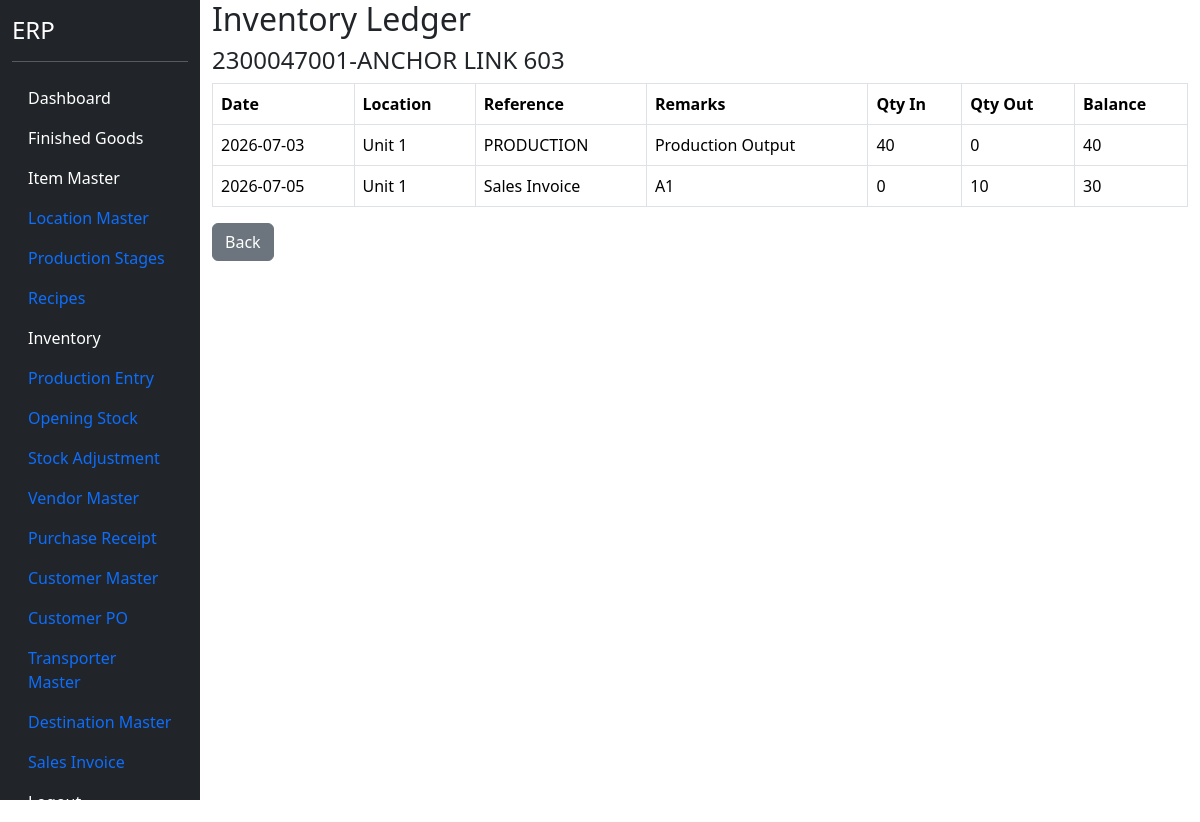
/inventory/17 (signed in), run on an earlier commit of the app's database.
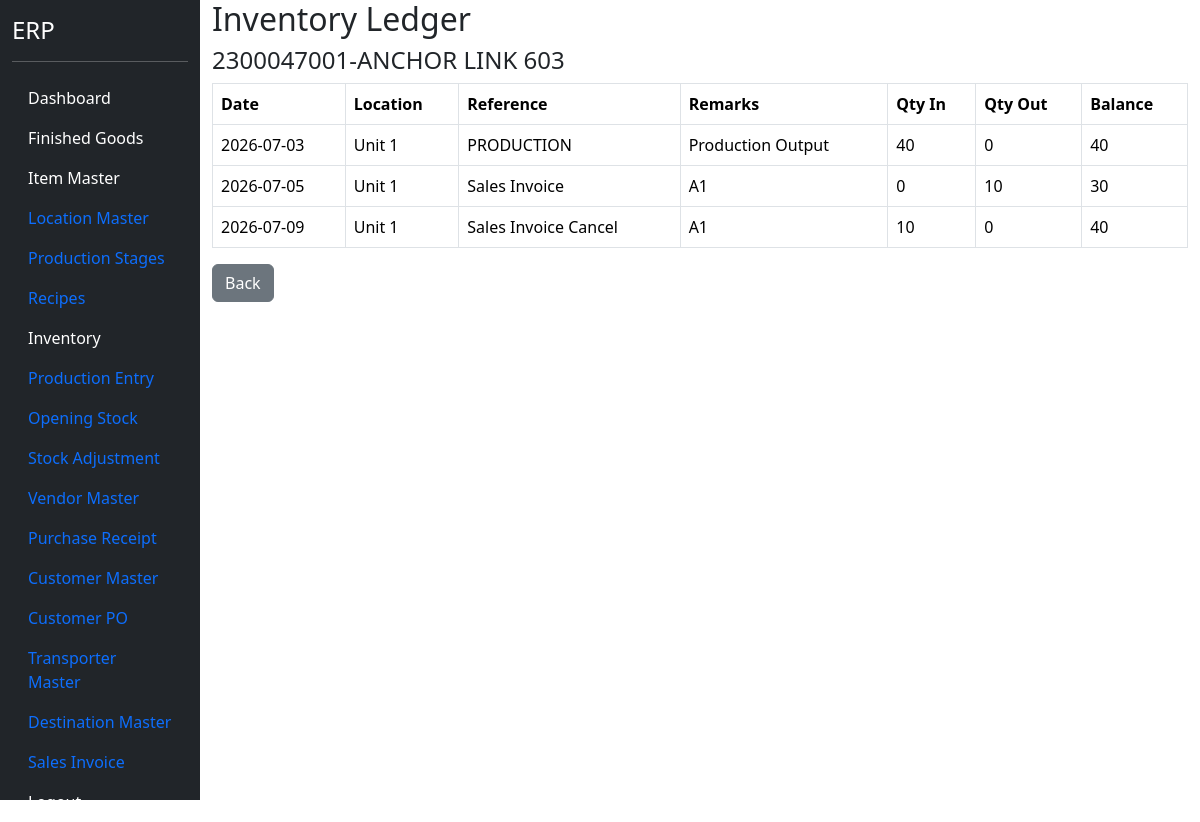
And on a later commit of the database.
### models.py (models this page shows)
class ItemMaster(db.Model):
    __tablename__ = "item_master"
    id = db.Column(db.Integer, primary_key=True)
    item_code = db.Column(
        db.String(50),
        unique=True,
        nullable=False
    )
    item_name = db.Column(
        db.String(255),
        nullable=False
    )
    item_type = db.Column(
        db.String(50),
        nullable=False
    )
    production_stage = db.Column(
    db.String(100)
    )
    production_stage_id = db.Column(
    db.Integer,
    db.ForeignKey(
        "production_stage_master.id"
    ),
    nullable=True
    )
    production_stage_rel = db.relationship(
    "ProductionStageMaster"
    )
    unit = db.Column(
        db.String(20),
        nullable=False
    )
    finished_good_id = db.Column(
    db.Integer,
    db.ForeignKey("finished_goods.id"),
    nullable=True
    )
    hsn_code = db.Column(
    db.String(20)
    )
    gst_rate = db.Column(
    db.Float,
    default=18
    )
    active = db.Column(
        db.Boolean,
        default=True
    )

class InventoryLedger(db.Model):
    __tablename__ = "inventory_ledger"
    id = db.Column(
        db.Integer,
        primary_key=True
    )
    trans_date = db.Column(
        db.Date,
        nullable=False
    )
    item_id = db.Column(
        db.Integer,
        db.ForeignKey("item_master.id"),
        nullable=False
    )
    location_id = db.Column(
        db.Integer,
        db.ForeignKey("location_master.id"),
        nullable=False
    )
    qty_in = db.Column(
        db.Float,
        default=0
    )
    qty_out = db.Column(
        db.Float,
        default=0
    )
    reference_type = db.Column(
        db.String(50)
    )
    reference_id = db.Column(
        db.Integer
    )
    remarks = db.Column(
        db.String(500)
    )
    item = db.relationship(
        "ItemMaster"
    )
    location = db.relationship(
        "LocationMaster"
    )

class LocationMaster(db.Model):
    __tablename__ = "location_master"
    id = db.Column(
        db.Integer,
        primary_key=True
    )
    location_code = db.Column(
        db.String(20),
        unique=True,
        nullable=False
    )
    location_name = db.Column(
        db.String(100),
        nullable=False
    )
    active = db.Column(
        db.Boolean,
        default=True
    )

### blueprints/masters/routes.py (the view)
@masters_bp.route("/inventory/<int:item_id>")
@login_required
def inventory_detail(item_id):
    item = ItemMaster.query.get_or_404(item_id)
    ledger_rows = InventoryLedger.query.filter_by(
        item_id=item_id
    ).order_by(
        InventoryLedger.trans_date,
        InventoryLedger.id
    ).all()
    balance = 0
    movement = []
    for row in ledger_rows:
        balance += row.qty_in
        balance -= row.qty_out
        movement.append({
            "date": row.trans_date,
            "location": row.location.location_name,
            "reference": row.reference_type,
            "remarks": row.remarks,
            "qty_in": row.qty_in,
            "qty_out": row.qty_out,
            "balance": balance
        })
    return render_template(
        "inventory_detail.html",
        item=item,
        movement=movement
    )

### app.py (called while the page is built)
@login_manager.user_loader
def load_user(user_id):
    return User.query.get(int(user_id))

### templates/inventory_detail.html (shortened to what this page needs)
{% extends "base.html" %}
{% block content %}
<h2>
</h2>
<h4>
{{ item.item_name }}
</h4>
<table class="table table-bordered">
<thead>
<tr>
<th>Date</th>
<th>Location</th>
<th>Reference</th>
<th>Remarks</th>
<th>Qty In</th>
<th>Qty Out</th>
<th>Balance</th>
</tr>
</thead>
<tbody>
{% for row in movement %}
<tr>
<td>{{ row.date }}</td>
<td>{{ row.location }}</td>
<td>{{ row.reference }}</td>
<td>{{ row.remarks }}</td>
<td>{{ "%.0f"|format(row.qty_in) }}</td>
<td>{{ "%.0f"|format(row.qty_out) }}</td>
<td>{{ "%.0f"|format(row.balance) }}</td>
</tr>
{% endfor %}
</tbody>
</table>
<a
href="/inventory"
class="btn btn-secondary">
Back
</a>
{% endblock %}

### templates/base.html (shortened to what this page needs)
<!DOCTYPE html>
<html>
<head>
<link href="https://cdn.jsdelivr.net/npm/bootstrap@5.3.3/dist/css/bootstrap.min.css" rel="stylesheet">
<link href="https://cdn.jsdelivr.net/npm/select2@4.1.0-rc.0/dist/css/select2.min.css" rel="stylesheet" />
</head>
<body>
<div class="container-fluid">
<div class="row">
<div class="col-2 bg-dark text-white vh-100">
<h4 class="mt-3">ERP</h4>
<hr>
<ul class="nav flex-column">
<li class="nav-item">
<a class="nav-link text-white"
href="/dashboard">
Dashboard
</a>
</li>
<li class="nav-item">
<a class="nav-link text-white"
href="/finished-goods">
Finished Goods
</a>
</li>
<li class="nav-item">
    <a class="nav-link text-white"
       href="/items">
       Item Master
    </a>
</li>
<li class="nav-item">
    <a class="nav-link" href="/locations">
        Location Master
    </a>
</li>
<li class="nav-item">
    <a href="/production-stages"
       class="nav-link">
        Production Stages
    </a>
</li>
<li class="nav-item">
    <a href="/recipes"
       class="nav-link">
        Recipes
    </a>
</li>
<li class="nav-item">
    <a href="/inventory"
       class="nav-link text-white">
        Inventory
    </a>
</li>
<li class="nav-item">
    <a href="/production"
       class="nav-link">
        Production Entry
    </a>
</li>
<li class="nav-item">
    <a href="/opening-stock"
       class="nav-link">
        Opening Stock
    </a>
</li>
<li class="nav-item">
    <a href="/stock-adjustment"
       class="nav-link">
        Stock Adjustment
    </a>
</li>
<li class="nav-item">
    <a href="/vendors"
       class="nav-link">
        Vendor Master
    </a>
</li>
<li class="nav-item">
    <a href="/purchase-receipt"
       class="nav-link">
        Purchase Receipt
    </a>
</li>
<li class="nav-item">
<a
class="nav-link"
href="/customers">
Customer Master
</a>
</li>
<li class="nav-item">
<a
class="nav-link"
href="/customer-po">
Customer PO
</a>
</li>
<li class="nav-item">
<a
class="nav-link"
href="/transporter">
Transporter Master
</a>
</li>
<li class="nav-item">
<a
class="nav-link"
href="/destination">
Destination Master
</a>
</li>
<li class="nav-item">
<a
class="nav-link"
href="/sales-invoice">
Sales Invoice
</a>
</li>
<li class="nav-item">
<a class="nav-link text-white"
href="/logout">
Logout
</a>
</li>
</ul>
</div>
<div class="col-10">
{% block content %}
{% endblock %}
</div>
</div>
</div>
</body>
</html>

What changed in the data, as far as the page shows it:
added InventoryLedger: date "2026-07-09", reference "Sales Invoice Cancel", remarks "A1", qty_in "10", qty_out "0"
Also different on the page:
new list line: "Unit 1"
new list line: "40"
